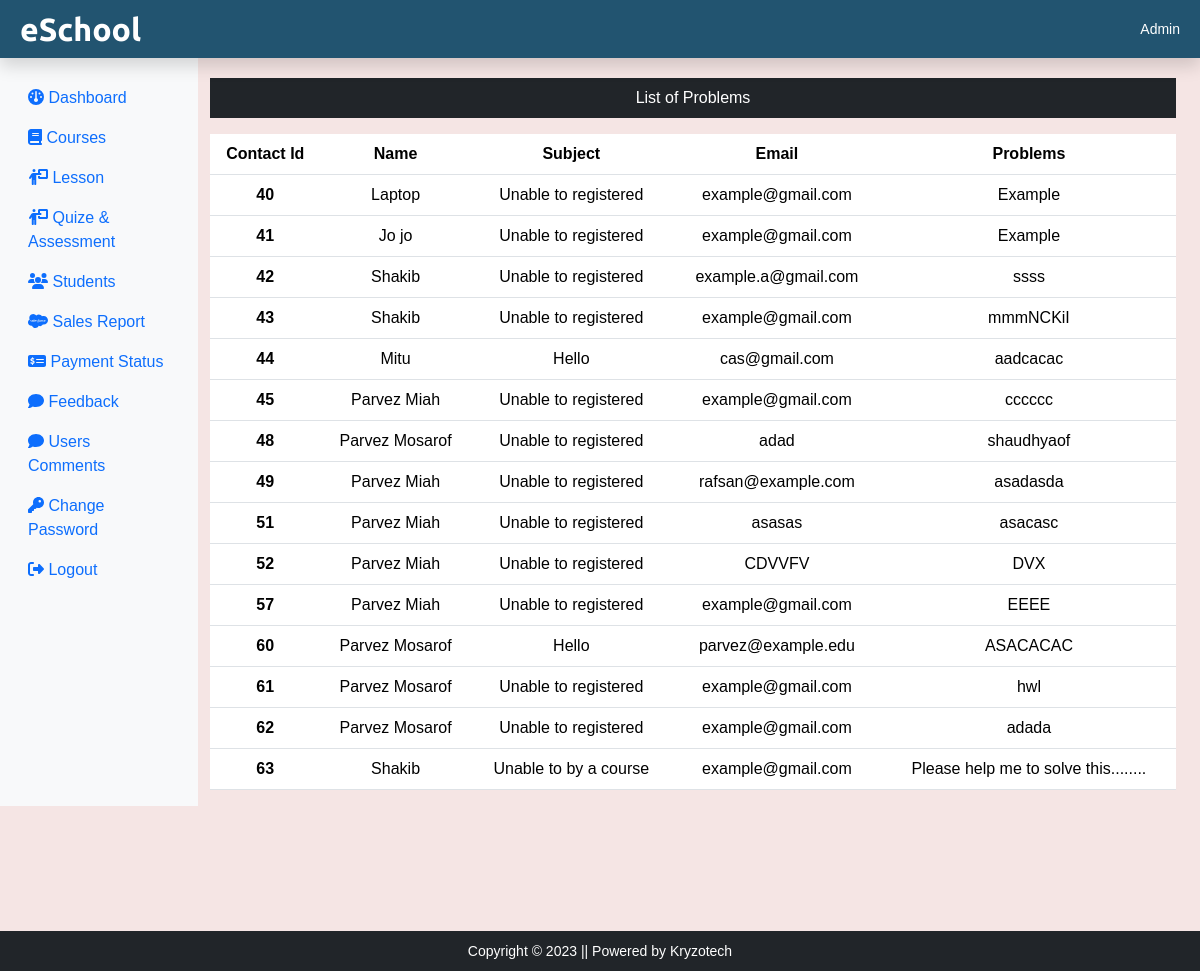
The page /eSchool/admin/contactus.php (signed in) on the database its author committed.
### tables this page shows
CREATE TABLE `contactus` (
  `ctus_id` int(11) NOT NULL,
  `ctus_name` varchar(255) NOT NULL,
  `ctus_email` varchar(255) NOT NULL,
  `ctus_subject` text NOT NULL,
  `ctus_desc` varchar(255) NOT NULL
);

### eSchool/admin/contactus.php (the view, shortened to what this page needs)
	<?php
	include('../admin/includes/header.php');
	include_once('../admin/includes/dbconnection.php');
	?>
<div class="col-sm-10 mt-5">
		<p class="text-center bg-dark text-white p-2">List of Problems</p>
		<?php
		$sql = "SELECT * FROM contactus";
		$result = $conn->query($sql);
		if ($result ->num_rows > 0) {
		?>
		<table class="text-center table">
			<thead>
				<tr>
					<th scope="col">Contact Id</th>
					<th scope="col">Name</th>
					<th scope="col">Subject</th>
					<th scope="col">Email</th>
					<th scope="col">Problems</th>
				</tr>
			</thead>
			<tbody>
				<?php while ($row = $result->fetch_assoc()) {
				echo '<tr>';
					echo '<th scope="row">'.$row['ctus_id'].'</th>';
					echo '<td>'.$row['ctus_name'].'</td>';
					echo '<td>'.$row['ctus_subject'].'</td>';
					echo '<td>'.$row['ctus_email'].'</td>';
					echo '<td>'.$row['ctus_desc'].'</td>';
				echo '</tr>'; ?>
			<?php } ?>
			</tbody>
		</table>
		<?php } else echo "This Table hasn't any value !";?>
	</div>
	<?php include('../admin/includes/footer.php')?>

### eSchool/assets/css/style.css (style rules this page uses)
body { background-color: gray; }

### eSchool/assets/css/adminstyle.css (style rules this page uses)
body { background-color: #f5e5e4; font-family: sans-serif; margin: 0; padding: 0; }

### rows shown on the page
contactus: ctus_id "40", ctus_name "Laptop", ctus_subject "Unable to registered", ctus_email "example@gmail.com", ctus_desc "Example"
contactus: ctus_id "41", ctus_name "Jo jo", ctus_subject "Unable to registered", ctus_email "example@gmail.com", ctus_desc "Example"
contactus: ctus_id "42", ctus_name "Shakib", ctus_subject "Unable to registered", ctus_email "example.a@gmail.com", ctus_desc "ssss"
contactus: ctus_id "43", ctus_name "Shakib", ctus_subject "Unable to registered", ctus_email "example@gmail.com", ctus_desc "mmmNCKiI"
contactus: ctus_id "44", ctus_name "Mitu", ctus_subject "Hello", ctus_email "cas@gmail.com", ctus_desc "aadcacac"
contactus: ctus_id "45", ctus_name "Parvez Miah", ctus_subject "Unable to registered", ctus_email "example@gmail.com", ctus_desc "cccccc"
contactus: ctus_id "48", ctus_name "Parvez Mosarof", ctus_subject "Unable to registered", ctus_email "adad", ctus_desc "shaudhyaof"
contactus: ctus_id "49", ctus_name "Parvez Miah", ctus_subject "Unable to registered", ctus_email "rafsan@example.com", ctus_desc "asadasda"
contactus: ctus_id "51", ctus_name "Parvez Miah", ctus_subject "Unable to registered", ctus_email "asasas", ctus_desc "asacasc"
contactus: ctus_id "52", ctus_name "Parvez Miah", ctus_subject "Unable to registered", ctus_email "CDVVFV", ctus_desc "DVX"
contactus: ctus_id "57", ctus_name "Parvez Miah", ctus_subject "Unable to registered", ctus_email "example@gmail.com", ctus_desc "EEEE"
contactus: ctus_id "60", ctus_name "Parvez Mosarof", ctus_subject "Hello", ctus_email "parvez@example.edu", ctus_desc "ASACACAC"
contactus: ctus_id "61", ctus_name "Parvez Mosarof", ctus_subject "Unable to registered", ctus_email "example@gmail.com", ctus_desc "hwl"
contactus: ctus_id "62", ctus_name "Parvez Mosarof", ctus_subject "Unable to registered", ctus_email "example@gmail.com", ctus_desc "adada"
contactus: ctus_id "63", ctus_name "Shakib", ctus_subject "Unable to by a course", ctus_email "example@gmail.com", ctus_desc "Please help me to solve this........"
